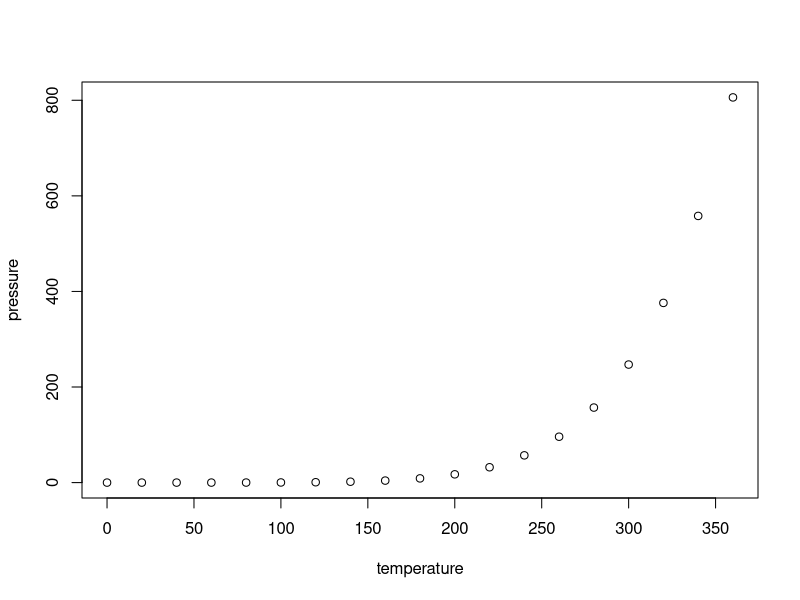
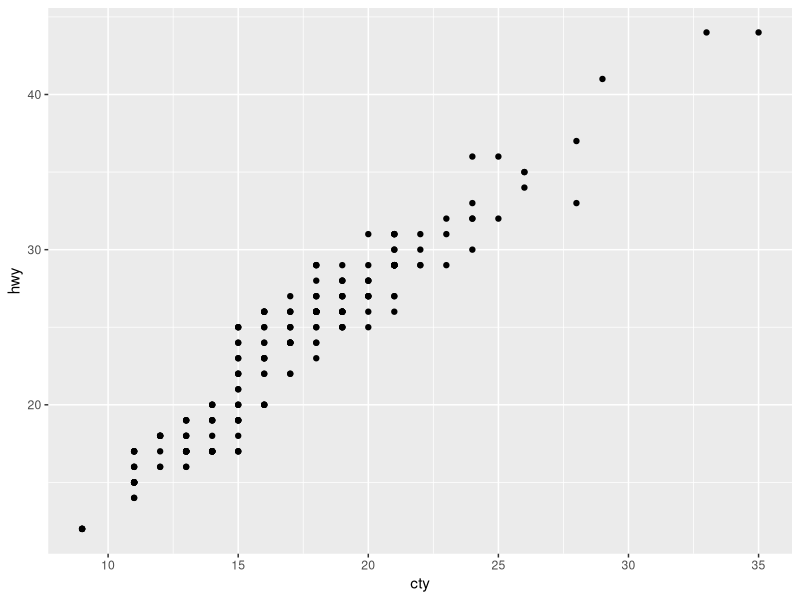
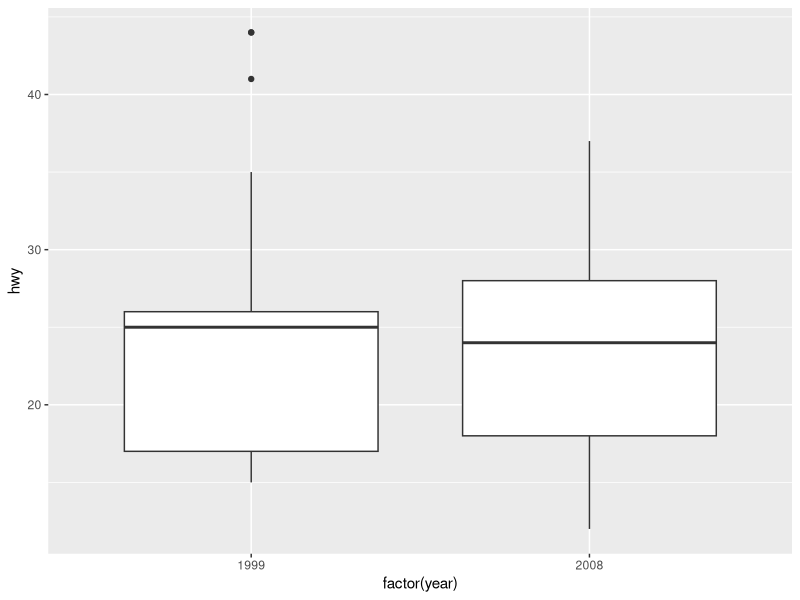

Recreate these plots in R, in order.
## ---- chunk 1
knitr::opts_chunk$set(echo = TRUE)
## ---- chunk 2
summary(cars)
## ---- chunk 3
plot(pressure)
## ---- chunk 4
a0 <- 1
a0
## ---- chunk 5
 cel <- c((15-32)/1.8 , (-10-32)/1.8)
cel
## ---- chunk 6
vec200 <- c(1:200)%% 2
vec200
## ---- chunk 7
numperfect <- round(sqrt(1001)-1)
numperfect
## ---- chunk 8
library(ggplot2)
## ---- chunk 9
mpg
## ---- chunk 10
# to get the 3 most fuel-efficient models in terms of highway we con
## ---- chunk 11
#1
top3 <- tail(mpg[with(mpg, order(mpg$cty, mpg$hwy)),],3)
## ---- chunk 12
#1
numCompact <- dim (mpg[mpg$class == "compact",])[1]
numCompact
## ---- chunk 13
#3
ggplot(data = mpg, aes(x=cty, y=hwy)) + geom_point()
## ---- chunk 14
#4
ggplot (data = mpg, aes(x=factor(year), y= hwy)) + geom_boxplot()
